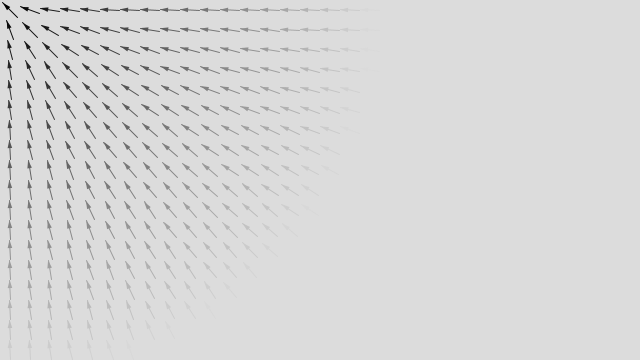
Frame 1 (no input)
Frame 60 (the mouse pressed at the canvas centre just before this capture): identical to frame 1, image omitted
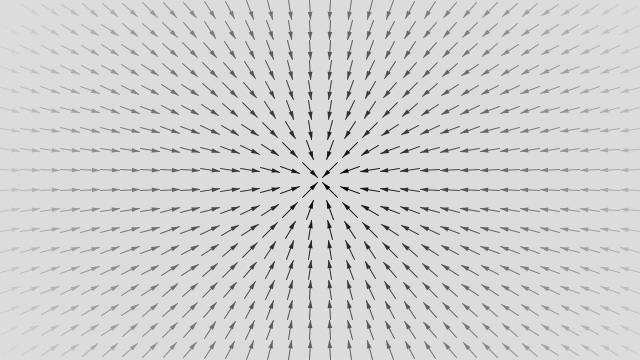
Frame 120 (the mouse held since frame 60 and released just before this capture)

The Processing sketch that drew these frames (run headless with seeded random() and noise(); from frame 60 on, the mouse is pressed at the canvas centre):

// Processing sketch: processing_48976
// ── processing_48976.pde

import java.util.ArrayList;  // maybe needed for openProcessing

int APP_WIDTH;
int APP_HEIGHT;
ArrayList<VectorPointer> vectors;


void setup() {
  APP_WIDTH = 640;
  APP_HEIGHT = 360;
  size(640, 360); // must hardcode for web version.
  frameRate(24);
  background(220);
  smooth();
  
  vectors = new ArrayList<VectorPointer>();
  for( int i = 0; i < APP_WIDTH; i+=20){
    for ( int j = 0; j < APP_HEIGHT; j+=20){
      vectors.add(new VectorPointer(new PVector(i,j)));
    }
  }
}


void draw() { 
  background(220);
  for( VectorPointer vp : vectors){
    vp.display();
  }
  
}

// second tab 

class VectorPointer{
  PVector pos;
  PVector loc1;
  PVector loc2;
  PVector arrowPoint1;
  PVector arrowPoint2;
  PVector origin = new PVector(0,0);
  PVector longestReach = new PVector(APP_WIDTH, APP_HEIGHT);
    
  int _degrees;
  int _distance;
  int _maxDistance;
  
  float amt;
  color arrowColor;
  color distantColor = color(220, 220, 220);
  color closeColor = color(0,0,0);


  VectorPointer(PVector pos){
    this.pos = pos;
    _maxDistance = distance(origin, longestReach)/2;
  } 
  
  
  void display(){
    configArrow();
    drawArrow();
  }
  
  
  void configArrow(){
    detectDistanceFromMouse();
    setColor();
    initDegrees(); 
    setCoordinates();
  }
  
  
  void drawArrow(){
    drawArrowLine();
    drawArrowHead();
  }
  
  
  void detectDistanceFromMouse(){
    _distance = distance(pos, new PVector(mouseX, mouseY)); 
  }
  
  
  void setColor(){
    if (_distance <= _maxDistance) adjustColor();
    else arrowColor = distantColor;
  }
  
  
  void adjustColor(){
    amt = 1 / (_maxDistance / (_distance +0.002));
    arrowColor = lerpColor(closeColor, distantColor, amt); 
  }
  
  
  void drawArrowLine(){
    stroke(arrowColor);
    strokeWeight(1);
    line(loc1.x, loc1.y, loc2.x, loc2.y);
  }
  
  
  void drawArrowHead(){
    fill(arrowColor);
    noStroke();
    beginShape();
      vertex(loc1.x, loc1.y);
      vertex(arrowPoint1.x, arrowPoint1.y);
      vertex(arrowPoint2.x, arrowPoint2.y);    
    endShape(CLOSE);    
  }
  
    
  void setCoordinates(){
    loc1 = getPosFromDegrees(_degrees, 10);
    loc2 = getPosFromDegrees(_degrees+180, 10);
    arrowPoint1 = getPosFromDegrees(_degrees - 50, 3);
    arrowPoint2 = getPosFromDegrees(_degrees + 50, 3);
  }
  
  
  void initDegrees(){
    getAngle();
    adjustDegrees(); 
  }
   
  
  void getAngle(){
    float opposite = (pos.y + 10 - mouseY); 
    float adjacent = (pos.x + 10 - mouseX);
    float hypotenuse = sqrt((opposite*opposite) + (adjacent*adjacent));
    float radianValue = acos(adjacent/hypotenuse);
    _degrees = int(abs(degrees(radianValue)));
  }
  
  
  PVector getPosFromDegrees(int _degrees, int _radius){
    float coordinate_x = ((pos.x + 10) + cos(radians(_degrees))*_radius);
    float coordinate_y = ((pos.y + 10) + sin(radians(_degrees))*_radius);
    return new PVector(coordinate_x, coordinate_y);
  } 

  
  void adjustDegrees(){
    if (pos.x+10 <= mouseX && pos.y+10 <= mouseY){
          _degrees = 180 - _degrees;
    }
    if (pos.x+10 <= mouseX && pos.y+10 > mouseY){
          _degrees = 180 + _degrees;
    }    
    if (pos.x+10 > mouseX && pos.y+10 <= mouseY){
          _degrees = - _degrees + 180;
    }    
    if (pos.x+10 > mouseX && pos.y+10 > mouseY){
          _degrees = _degrees - 180;
    }  
  }


  int distance(PVector pos1, PVector pos2){
    return int(dist(pos1.x, pos1.y, pos2.x, pos2.y));
  } 
  
}
